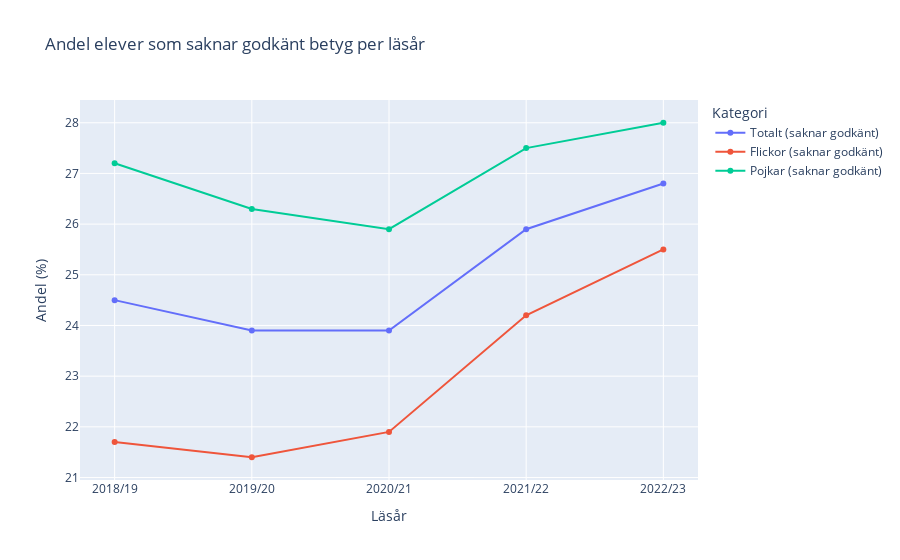

Write notebook code for a chart like this one.
### Code cell
fig = px.line(
    # Include only the first five rows
    df_grades.head(5),
    x="Läsår/Huvudman/Bakgrund",
    y=[
        "Totalt (saknar godkänt)",
        "Flickor (saknar godkänt)",
        "Pojkar (saknar godkänt)"
    ],
    labels={"value": "Andel som saknar godkänt (%)", "variable": "Kategori"},
    title="Andel elever som saknar godkänt betyg per läsår",
    markers=True
)  # Lägger till markörer för datapunkter

# Uppdatera diagrammet med lämpliga axeltitlar och möjligtvis anpassa utseendet
fig.update_layout(
    xaxis_title="Läsår", yaxis_title="Andel (%)", xaxis=dict(tickmode="linear")
)
fig.show()

### Figure 1 — Plotly figure (JSON) as saved in the notebook; plotly's stock layout.template omitted (floating-point values rounded to 4 significant figures)
{"data": [{"hovertemplate": "Kategori=Totalt (saknar godkänt)<br>Läsår/Huvudman/Bakgrund=%{x}<br>Andel som saknar godkänt (%)=%{y}<extra></extra>", "legendgroup": "Totalt (saknar godkänt)", "line": {"color": "#636efa", "dash": "solid"}, "marker": {"symbol": "circle"}, "mode": "lines+markers", "name": "Totalt (saknar godkänt)", "orientation": "v", "showlegend": true, "type": "scatter", "x": ["2018/19", "2019/20", "2020/21", "2021/22", "2022/23"], "xaxis": "x", "y": [24.5, 23.9, 23.9, 25.9, 26.8], "yaxis": "y"}, {"hovertemplate": "Kategori=Flickor (saknar godkänt)<br>Läsår/Huvudman/Bakgrund=%{x}<br>Andel som saknar godkänt (%)=%{y}<extra></extra>", "legendgroup": "Flickor (saknar godkänt)", "line": {"color": "#EF553B", "dash": "solid"}, "marker": {"symbol": "circle"}, "mode": "lines+markers", "name": "Flickor (saknar godkänt)", "orientation": "v", "showlegend": true, "type": "scatter", "x": ["2018/19", "2019/20", "2020/21", "2021/22", "2022/23"], "xaxis": "x", "y": [21.7, 21.4, 21.9, 24.2, 25.5], "yaxis": "y"}, {"hovertemplate": "Kategori=Pojkar (saknar godkänt)<br>Läsår/Huvudman/Bakgrund=%{x}<br>Andel som saknar godkänt (%)=%{y}<extra></extra>", "legendgroup": "Pojkar (saknar godkänt)", "line": {"color": "#00cc96", "dash": "solid"}, "marker": {"symbol": "circle"}, "mode": "lines+markers", "name": "Pojkar (saknar godkänt)", "orientation": "v", "showlegend": true, "type": "scatter", "x": ["2018/19", "2019/20", "2020/21", "2021/22", "2022/23"], "xaxis": "x", "y": [27.2, 26.3, 25.9, 27.5, 28], "yaxis": "y"}], "layout": {"legend": {"title": {"text": "Kategori"}, "tracegroupgap": 0}, "title": {"text": "Andel elever som saknar godkänt betyg per läsår"}, "xaxis": {"anchor": "y", "domain": [0, 1], "tickmode": "linear", "title": {"text": "Läsår"}}, "yaxis": {"anchor": "x", "domain": [0, 1], "title": {"text": "Andel (%)"}}}}
